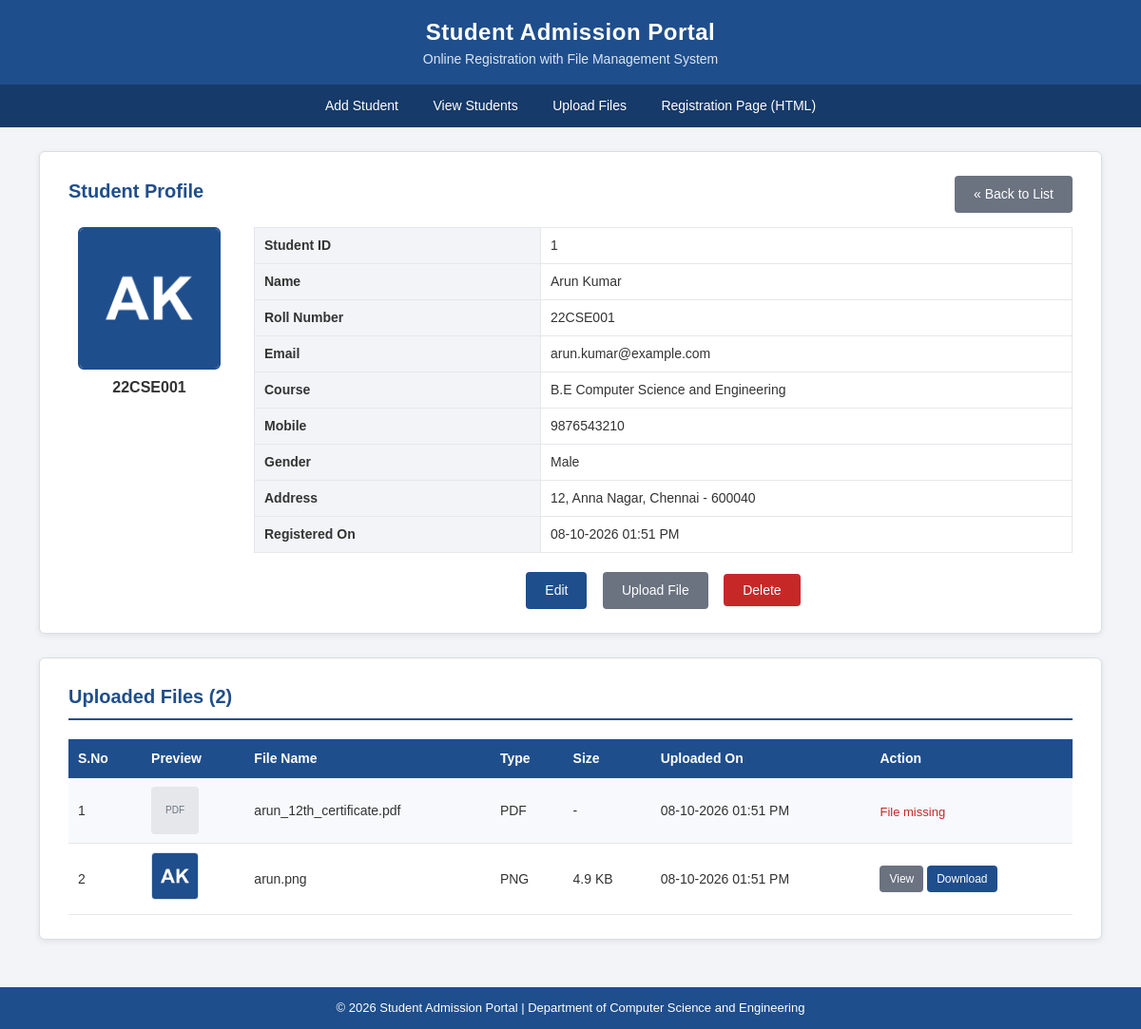
Screenshot of /PHP/student_details.php?id=1 with the database file from the repository.
### tables this page shows
CREATE TABLE students (
    student_id    INT AUTO_INCREMENT,                  
    name          VARCHAR(100)  NOT NULL,              
    roll_number   VARCHAR(20)   NOT NULL,              
    email         VARCHAR(100)  NOT NULL,              
    password      VARCHAR(255)  NOT NULL,              
    course        VARCHAR(50)   NOT NULL,              
    mobile        CHAR(10)      NOT NULL,              
    gender        ENUM('Male','Female','Other') NOT NULL,
    address       TEXT          NOT NULL,              
    profile_image VARCHAR(255)  DEFAULT NULL,          
    created_at    TIMESTAMP     NOT NULL DEFAULT CURRENT_TIMESTAMP,  

     
    CONSTRAINT pk_students PRIMARY KEY (student_id),

     
    CONSTRAINT uq_students_roll  UNIQUE (roll_number),
    CONSTRAINT uq_students_email UNIQUE (email)
);

CREATE TABLE student_files (
    file_id     INT AUTO_INCREMENT,                    
    student_id  INT          NOT NULL,                 
    file_name   VARCHAR(255) NOT NULL,                 
    file_path   VARCHAR(255) NOT NULL,                 
    file_type   VARCHAR(10)  NOT NULL,                 
    upload_date TIMESTAMP    NOT NULL DEFAULT CURRENT_TIMESTAMP,

     
    CONSTRAINT pk_student_files PRIMARY KEY (file_id),

     
     
    CONSTRAINT fk_files_student FOREIGN KEY (student_id)
        REFERENCES students (student_id)
        ON DELETE CASCADE
        ON UPDATE CASCADE
);

### PHP/db.php (called while the page is built, shortened)
<?php
function e($text)
{
    return htmlspecialchars((string)$text, ENT_QUOTES, 'UTF-8');
}

### PHP/student_details.php (the view, shortened to what this page needs)
<?php
require_once 'db.php';
$id = filter_input(INPUT_GET, 'id', FILTER_VALIDATE_INT);
$student = null;
$files   = [];
try {
    $stmt = $conn->prepare('SELECT * FROM students WHERE student_id = ?');
    $stmt->bind_param('i', $id);
    $stmt->execute();
    $student = $stmt->get_result()->fetch_assoc();
    $stmt = $conn->prepare('SELECT * FROM student_files WHERE student_id = ? ORDER BY upload_date DESC, file_id DESC');
    $stmt->bind_param('i', $id);
    $stmt->execute();
    $result = $stmt->get_result();
    while ($row = $result->fetch_assoc()) {
        $files[] = $row;
    }
} catch (mysqli_sql_exception $ex) {
    set_flash('error', 'Database error: ' . $ex->getMessage());
    redirect('view_students.php');
}
function readable_size($bytes)
{
    return number_format($bytes / 1024, 1) . ' KB';
}
include 'header.php';
?>
<div class="card">
    <div class="top-bar">
        <h2>Student Profile</h2>
        <a href="view_students.php" class="btn btn-secondary">&laquo; Back to List</a>
    </div>
    <div class="profile-layout">
        <div class="profile-photo">
            <?php if (!empty($student['profile_image']) && is_file(__DIR__ . '/' . $student['profile_image'])): ?>
                <img src="<?php echo e($student['profile_image']); ?>" class="profile-img" alt="Profile photo">
            <?php else: ?>
                <span class="no-image large">No Image</span>
            <?php endif; ?>
            <p><strong><?php echo e($student['roll_number']); ?></strong></p>
        </div>
        <div class="profile-info">
            <table class="details-table">
                <tr><th>Student ID</th><td><?php echo $student['student_id']; ?></td></tr>
                <tr><th>Name</th><td><?php echo e($student['name']); ?></td></tr>
                <tr><th>Roll Number</th><td><?php echo e($student['roll_number']); ?></td></tr>
                <tr><th>Email</th><td><?php echo e($student['email']); ?></td></tr>
                <tr><th>Course</th><td><?php echo e($student['course']); ?></td></tr>
                <tr><th>Mobile</th><td><?php echo e($student['mobile']); ?></td></tr>
                <tr><th>Gender</th><td><?php echo e($student['gender']); ?></td></tr>
                <tr><th>Address</th><td><?php echo nl2br(e($student['address'])); ?></td></tr>
                <tr><th>Registered On</th><td><?php echo date('d-m-Y h:i A', strtotime($student['created_at'])); ?></td></tr>
            </table>
            <div class="button-row">
                <a href="edit_student.php?id=<?php echo $student['student_id']; ?>" class="btn btn-primary">Edit</a>
                <a href="upload_file.php?student_id=<?php echo $student['student_id']; ?>" class="btn btn-secondary">Upload File</a>
                <form action="delete_student.php" method="post" class="inline-form"
                      data-name="<?php echo e($student['name']); ?>"
                      onsubmit="return confirmDelete(this.getAttribute('data-name'))">
                    <input type="submit" class="btn btn-danger" value="Delete">
                </form>
            </div>
        </div>
    </div>
</div>
<div class="card">
    <h2>Uploaded Files (<?php echo count($files); ?>)</h2>
    <div class="table-wrapper">
        <table class="data-table">
            <tr>
                <th>S.No</th>
                <th>Preview</th>
                <th>File Name</th>
                <th>Type</th>
                <th>Size</th>
                <th>Uploaded On</th>
                <th>Action</th>
            </tr>
            <?php if (empty($files)): ?>
                <tr><td colspan="7" class="text-center muted">No files uploaded yet.</td></tr>
            <?php else: ?>
                <?php foreach ($files as $index => $file): ?>
                    <?php
                        $fullPath = __DIR__ . '/' . $file['file_path'];
                        $exists   = is_file($fullPath);
                        $isImage  = in_array($file['file_type'], IMAGE_EXTENSIONS, true);
                    ?>
                    <tr>
                        <td><?php echo $index + 1; ?></td>
                        <td>
                            <?php if ($exists && $isImage): ?>
                                <img src="<?php echo e($file['file_path']); ?>" class="thumb" alt="Preview">
                            <?php else: ?>
                                <span class="no-image"><?php echo strtoupper(e($file['file_type'])); ?></span>
                            <?php endif; ?>
                        </td>
                        <td><?php echo e($file['file_name']); ?></td>
                        <td><?php echo strtoupper(e($file['file_type'])); ?></td>
                        <td><?php echo $exists ? readable_size(filesize($fullPath)) : '-'; ?></td>
                        <td><?php echo date('d-m-Y h:i A', strtotime($file['upload_date'])); ?></td>
                        <td>
                            <?php if ($exists): ?>
                                <a href="<?php echo e($file['file_path']); ?>" target="_blank" class="btn btn-secondary btn-small">View</a>
                                <a href="<?php echo e($file['file_path']); ?>" download="<?php echo e($file['file_name']); ?>" class="btn btn-primary btn-small">Download</a>
                            <?php else: ?>
                                <span class="error">File missing</span>
                            <?php endif; ?>
                        </td>
                    </tr>
                <?php endforeach; ?>
            <?php endif; ?>
        </table>
    </div>
</div>
<?php include 'footer.php'; ?>

### Frontend/style.css (style rules this page uses)
* { margin: 0; padding: 0; box-sizing: border-box; }
body { font-family: Arial, Helvetica, sans-serif; background-color: #f2f4f7; color: #333333; line-height: 1.5; min-height: 100vh; display: flex; flex-direction: column; }
a { color: #1f4e8c; }
.card { background-color: #ffffff; border: 1px solid #d9dee5; border-radius: 6px; box-shadow: 0 2px 6px rgba(0, 0, 0, 0.08); padding: 25px 30px; margin: 0 auto 25px auto; }
.card h2 { color: #1f4e8c; font-size: 20px; border-bottom: 2px solid #1f4e8c; padding-bottom: 8px; margin-bottom: 20px; }
.error { display: block; color: #c62828; font-size: 13px; margin-top: 4px; min-height: 0; }
.btn { display: inline-block; padding: 9px 20px; font-size: 14px; border: none; border-radius: 4px; cursor: pointer; text-decoration: none; color: #ffffff; font-family: inherit; }
.btn-primary { background-color: #1f4e8c; }
.btn-secondary { background-color: #6b7280; }
.btn-danger { background-color: #c62828; }
.btn-small { padding: 5px 10px; font-size: 12px; }
.button-row { text-align: center; margin-top: 20px; }
.button-row .btn { margin: 0 6px; }
.inline-form { display: inline; }
.thumb { width: 50px; height: 50px; object-fit: cover; border-radius: 4px; border: 1px solid #d9dee5; }
.profile-img { width: 150px; height: 150px; object-fit: cover; border-radius: 6px; border: 2px solid #1f4e8c; }
.no-image { display: inline-block; width: 50px; height: 50px; line-height: 50px; text-align: center; background-color: #e5e7eb; color: #6b7280; font-size: 10px; border-radius: 4px; }
.table-wrapper { width: 100%; overflow-x: auto; }
.data-table { width: 100%; border-collapse: collapse; font-size: 14px; background-color: #ffffff; }
.data-table th { background-color: #1f4e8c; color: #ffffff; text-align: left; padding: 10px; }
.data-table td { padding: 9px 10px; border-bottom: 1px solid #e5e7eb; vertical-align: middle; }
.data-table tr:nth-child(even) td { background-color: #f7f9fc; }
.details-table { width: 100%; border-collapse: collapse; font-size: 14px; }
.details-table th { width: 35%; text-align: left; background-color: #f2f4f7; padding: 8px 10px; border: 1px solid #e5e7eb; }
.details-table td { padding: 8px 10px; border: 1px solid #e5e7eb; }
.profile-layout { display: flex; gap: 25px; align-items: flex-start; }
.profile-photo { text-align: center; flex: 0 0 170px; }
.profile-info { flex: 1; }
.top-bar { display: flex; justify-content: space-between; align-items: center; flex-wrap: wrap; gap: 10px; margin-bottom: 15px; }
.top-bar h2 { margin-bottom: 0; border-bottom: none; }

### rows the page displays
students: profile_image (picture), roll_number "22CSE001", student_id "1", name "Arun Kumar", email "arun.kumar@example.com", course "B.E Computer Science and Engineering", mobile "9876543210", gender "Male", address "12, Anna Nagar, Chennai - 600040", created_at "08-10-2026 01:51 PM"
student_files: file_type "PDF", file_name "arun_12th_certificate.pdf", upload_date "08-10-2026 01:51 PM", shows "File missing"
student_files: file_path (picture), file_name "arun.png", file_type "PNG", file_path "4.9 KB", upload_date "08-10-2026 01:51 PM"

### other values shown
count($files) "2"
